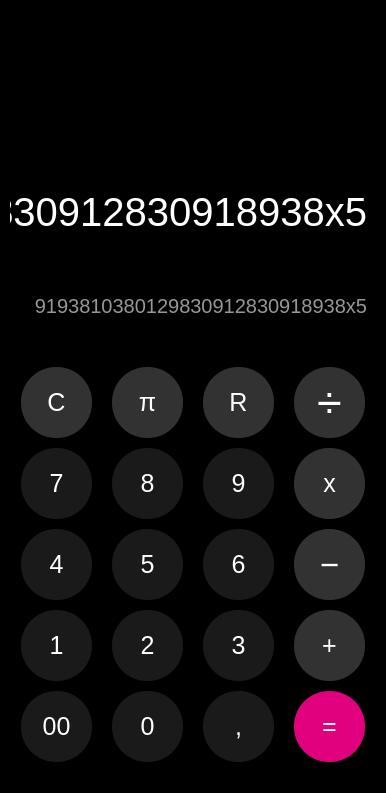
<?xml version="1.0" encoding="UTF-8"?>
<ui version="4.0">
 <class>MainWindow</class>
 <widget class="QMainWindow" name="MainWindow">
  <property name="geometry">
   <rect>
    <x>0</x>
    <y>0</y>
    <width>368</width>
    <height>793</height>
   </rect>
  </property>
  <property name="sizePolicy">
   <sizepolicy hsizetype="Minimum" vsizetype="Minimum">
    <horstretch>20</horstretch>
    <verstretch>20</verstretch>
   </sizepolicy>
  </property>
  <property name="windowTitle">
   <string>MainWindow</string>
  </property>
  <property name="layoutDirection">
   <enum>Qt::LeftToRight</enum>
  </property>
  <property name="autoFillBackground">
   <bool>false</bool>
  </property>
  <property name="styleSheet">
   <string notr="true">QWidget{
	background-color:black;
	color:white;
	
}
QPushButton{
	margin:2px;
	background-color:rgb(26,26,26);
	border-top-left-radius:35px;
	border-top-right-radius:35px;
	border-bottom-left-radius:35px;
	border-bottom-right-radius:35px;
	font-size:25px;
}
QPushButton:pressed{
	margin:10;
	border-top-left-radius:25px;
	border-top-right-radius:25px;
	border-bottom-left-radius:25px;
	border-bottom-right-radius:25px;
	font-size:22px;

}
</string>
  </property>
  <widget class="QWidget" name="centralwidget">
   <layout class="QVBoxLayout" name="verticalLayout">
    <item>
     <spacer name="verticalSpacer">
      <property name="orientation">
       <enum>Qt::Vertical</enum>
      </property>
      <property name="sizeType">
       <enum>QSizePolicy::Minimum</enum>
      </property>
      <property name="sizeHint" stdset="0">
       <size>
        <width>20</width>
        <height>150</height>
       </size>
      </property>
     </spacer>
    </item>
    <item>
     <widget class="QScrollArea" name="scrollArea_label_1">
      <property name="sizePolicy">
       <sizepolicy hsizetype="Minimum" vsizetype="Maximum">
        <horstretch>0</horstretch>
        <verstretch>0</verstretch>
       </sizepolicy>
      </property>
      <property name="maximumSize">
       <size>
        <width>368</width>
        <height>16777215</height>
       </size>
      </property>
      <property name="cursor" stdset="0">
       <cursorShape>ArrowCursor</cursorShape>
      </property>
      <property name="layoutDirection">
       <enum>Qt::RightToLeft</enum>
      </property>
      <property name="lineWidth">
       <number>2</number>
      </property>
      <property name="verticalScrollBarPolicy">
       <enum>Qt::ScrollBarAlwaysOff</enum>
      </property>
      <property name="horizontalScrollBarPolicy">
       <enum>Qt::ScrollBarAlwaysOff</enum>
      </property>
      <property name="sizeAdjustPolicy">
       <enum>QAbstractScrollArea::AdjustToContents</enum>
      </property>
      <property name="widgetResizable">
       <bool>true</bool>
      </property>
      <property name="alignment">
       <set>Qt::AlignCenter</set>
      </property>
      <widget class="QWidget" name="scrollAreaWidgetContents">
       <property name="geometry">
        <rect>
         <x>-377</x>
         <y>0</y>
         <width>719</width>
         <height>76</height>
        </rect>
       </property>
       <layout class="QVBoxLayout" name="verticalLayout_3">
        <item>
         <widget class="QLabel" name="label_1">
          <property name="sizePolicy">
           <sizepolicy hsizetype="Minimum" vsizetype="Minimum">
            <horstretch>0</horstretch>
            <verstretch>0</verstretch>
           </sizepolicy>
          </property>
          <property name="layoutDirection">
           <enum>Qt::RightToLeft</enum>
          </property>
          <property name="styleSheet">
           <string notr="true">font-size:40px
</string>
          </property>
          <property name="inputMethodHints">
           <set>Qt::ImhNone</set>
          </property>
          <property name="text">
           <string>9193810380129830912830918938x5</string>
          </property>
          <property name="alignment">
           <set>Qt::AlignRight|Qt::AlignTrailing|Qt::AlignVCenter</set>
          </property>
          <property name="textInteractionFlags">
           <set>Qt::LinksAccessibleByKeyboard|Qt::LinksAccessibleByMouse|Qt::TextBrowserInteraction|Qt::TextEditable|Qt::TextEditorInteraction|Qt::TextSelectableByKeyboard|Qt::TextSelectableByMouse</set>
          </property>
         </widget>
        </item>
       </layout>
      </widget>
     </widget>
    </item>
    <item>
     <widget class="QScrollArea" name="scrollArea_label_2">
      <property name="sizePolicy">
       <sizepolicy hsizetype="Minimum" vsizetype="Maximum">
        <horstretch>0</horstretch>
        <verstretch>0</verstretch>
       </sizepolicy>
      </property>
      <property name="maximumSize">
       <size>
        <width>368</width>
        <height>16777215</height>
       </size>
      </property>
      <property name="cursor" stdset="0">
       <cursorShape>ArrowCursor</cursorShape>
      </property>
      <property name="layoutDirection">
       <enum>Qt::RightToLeft</enum>
      </property>
      <property name="lineWidth">
       <number>2</number>
      </property>
      <property name="verticalScrollBarPolicy">
       <enum>Qt::ScrollBarAlwaysOff</enum>
      </property>
      <property name="horizontalScrollBarPolicy">
       <enum>Qt::ScrollBarAlwaysOff</enum>
      </property>
      <property name="sizeAdjustPolicy">
       <enum>QAbstractScrollArea::AdjustToContents</enum>
      </property>
      <property name="widgetResizable">
       <bool>true</bool>
      </property>
      <property name="alignment">
       <set>Qt::AlignCenter</set>
      </property>
      <widget class="QWidget" name="scrollAreaWidgetContents_2">
       <property name="geometry">
        <rect>
         <x>-24</x>
         <y>0</y>
         <width>366</width>
         <height>76</height>
        </rect>
       </property>
       <layout class="QVBoxLayout" name="verticalLayout_2">
        <item>
         <widget class="QLabel" name="label_2">
          <property name="sizePolicy">
           <sizepolicy hsizetype="Minimum" vsizetype="Minimum">
            <horstretch>0</horstretch>
            <verstretch>0</verstretch>
           </sizepolicy>
          </property>
          <property name="layoutDirection">
           <enum>Qt::RightToLeft</enum>
          </property>
          <property name="styleSheet">
           <string notr="true">font-size: 20px;
color:rgb(151,151,151)</string>
          </property>
          <property name="inputMethodHints">
           <set>Qt::ImhNone</set>
          </property>
          <property name="text">
           <string>9193810380129830912830918938x5</string>
          </property>
          <property name="alignment">
           <set>Qt::AlignRight|Qt::AlignTrailing|Qt::AlignVCenter</set>
          </property>
          <property name="textInteractionFlags">
           <set>Qt::LinksAccessibleByKeyboard|Qt::LinksAccessibleByMouse|Qt::TextBrowserInteraction|Qt::TextEditable|Qt::TextEditorInteraction|Qt::TextSelectableByKeyboard|Qt::TextSelectableByMouse</set>
          </property>
         </widget>
        </item>
       </layout>
      </widget>
     </widget>
    </item>
    <item>
     <layout class="QGridLayout" name="gridLayout">
      <item row="3" column="0">
       <widget class="QPushButton" name="pushButton_1">
        <property name="sizePolicy">
         <sizepolicy hsizetype="Fixed" vsizetype="Fixed">
          <horstretch>0</horstretch>
          <verstretch>0</verstretch>
         </sizepolicy>
        </property>
        <property name="minimumSize">
         <size>
          <width>75</width>
          <height>75</height>
         </size>
        </property>
        <property name="sizeIncrement">
         <size>
          <width>0</width>
          <height>0</height>
         </size>
        </property>
        <property name="font">
         <font>
          <pointsize>-1</pointsize>
         </font>
        </property>
        <property name="cursor">
         <cursorShape>PointingHandCursor</cursorShape>
        </property>
        <property name="autoFillBackground">
         <bool>false</bool>
        </property>
        <property name="text">
         <string>1</string>
        </property>
        <property name="flat">
         <bool>true</bool>
        </property>
       </widget>
      </item>
      <item row="2" column="1">
       <widget class="QPushButton" name="pushButton_5">
        <property name="sizePolicy">
         <sizepolicy hsizetype="Fixed" vsizetype="Fixed">
          <horstretch>0</horstretch>
          <verstretch>0</verstretch>
         </sizepolicy>
        </property>
        <property name="minimumSize">
         <size>
          <width>75</width>
          <height>75</height>
         </size>
        </property>
        <property name="sizeIncrement">
         <size>
          <width>0</width>
          <height>0</height>
         </size>
        </property>
        <property name="font">
         <font>
          <pointsize>-1</pointsize>
         </font>
        </property>
        <property name="cursor">
         <cursorShape>PointingHandCursor</cursorShape>
        </property>
        <property name="autoFillBackground">
         <bool>false</bool>
        </property>
        <property name="text">
         <string>5</string>
        </property>
        <property name="flat">
         <bool>true</bool>
        </property>
       </widget>
      </item>
      <item row="2" column="0">
       <widget class="QPushButton" name="pushButton_4">
        <property name="sizePolicy">
         <sizepolicy hsizetype="Fixed" vsizetype="Fixed">
          <horstretch>0</horstretch>
          <verstretch>0</verstretch>
         </sizepolicy>
        </property>
        <property name="minimumSize">
         <size>
          <width>75</width>
          <height>75</height>
         </size>
        </property>
        <property name="sizeIncrement">
         <size>
          <width>0</width>
          <height>0</height>
         </size>
        </property>
        <property name="font">
         <font>
          <pointsize>-1</pointsize>
         </font>
        </property>
        <property name="cursor">
         <cursorShape>PointingHandCursor</cursorShape>
        </property>
        <property name="autoFillBackground">
         <bool>false</bool>
        </property>
        <property name="text">
         <string>4</string>
        </property>
        <property name="flat">
         <bool>true</bool>
        </property>
       </widget>
      </item>
      <item row="0" column="0">
       <widget class="QPushButton" name="pushButton_clear">
        <property name="sizePolicy">
         <sizepolicy hsizetype="Fixed" vsizetype="Fixed">
          <horstretch>0</horstretch>
          <verstretch>0</verstretch>
         </sizepolicy>
        </property>
        <property name="minimumSize">
         <size>
          <width>75</width>
          <height>75</height>
         </size>
        </property>
        <property name="sizeIncrement">
         <size>
          <width>0</width>
          <height>0</height>
         </size>
        </property>
        <property name="font">
         <font>
          <pointsize>-1</pointsize>
         </font>
        </property>
        <property name="cursor">
         <cursorShape>PointingHandCursor</cursorShape>
        </property>
        <property name="autoFillBackground">
         <bool>false</bool>
        </property>
        <property name="styleSheet">
         <string notr="true">background-color:rgb(50,50,50);</string>
        </property>
        <property name="text">
         <string>C</string>
        </property>
        <property name="flat">
         <bool>true</bool>
        </property>
       </widget>
      </item>
      <item row="4" column="1">
       <widget class="QPushButton" name="pushButton_0">
        <property name="sizePolicy">
         <sizepolicy hsizetype="Fixed" vsizetype="Fixed">
          <horstretch>0</horstretch>
          <verstretch>0</verstretch>
         </sizepolicy>
        </property>
        <property name="minimumSize">
         <size>
          <width>75</width>
          <height>75</height>
         </size>
        </property>
        <property name="sizeIncrement">
         <size>
          <width>0</width>
          <height>0</height>
         </size>
        </property>
        <property name="font">
         <font>
          <pointsize>-1</pointsize>
         </font>
        </property>
        <property name="cursor">
         <cursorShape>PointingHandCursor</cursorShape>
        </property>
        <property name="autoFillBackground">
         <bool>false</bool>
        </property>
        <property name="text">
         <string>0</string>
        </property>
        <property name="flat">
         <bool>true</bool>
        </property>
       </widget>
      </item>
      <item row="0" column="2">
       <widget class="QPushButton" name="pushButton_backspace">
        <property name="sizePolicy">
         <sizepolicy hsizetype="Fixed" vsizetype="Fixed">
          <horstretch>0</horstretch>
          <verstretch>0</verstretch>
         </sizepolicy>
        </property>
        <property name="minimumSize">
         <size>
          <width>75</width>
          <height>75</height>
         </size>
        </property>
        <property name="sizeIncrement">
         <size>
          <width>0</width>
          <height>0</height>
         </size>
        </property>
        <property name="font">
         <font>
          <pointsize>-1</pointsize>
         </font>
        </property>
        <property name="cursor">
         <cursorShape>PointingHandCursor</cursorShape>
        </property>
        <property name="autoFillBackground">
         <bool>false</bool>
        </property>
        <property name="styleSheet">
         <string notr="true">background-color:rgb(50,50,50);</string>
        </property>
        <property name="text">
         <string>R</string>
        </property>
        <property name="flat">
         <bool>true</bool>
        </property>
       </widget>
      </item>
      <item row="2" column="2">
       <widget class="QPushButton" name="pushButton_6">
        <property name="sizePolicy">
         <sizepolicy hsizetype="Fixed" vsizetype="Fixed">
          <horstretch>0</horstretch>
          <verstretch>0</verstretch>
         </sizepolicy>
        </property>
        <property name="minimumSize">
         <size>
          <width>75</width>
          <height>75</height>
         </size>
        </property>
        <property name="sizeIncrement">
         <size>
          <width>0</width>
          <height>0</height>
         </size>
        </property>
        <property name="font">
         <font>
          <pointsize>-1</pointsize>
         </font>
        </property>
        <property name="cursor">
         <cursorShape>PointingHandCursor</cursorShape>
        </property>
        <property name="autoFillBackground">
         <bool>false</bool>
        </property>
        <property name="text">
         <string>6</string>
        </property>
        <property name="flat">
         <bool>true</bool>
        </property>
       </widget>
      </item>
      <item row="4" column="0">
       <widget class="QPushButton" name="pushButton_00">
        <property name="sizePolicy">
         <sizepolicy hsizetype="Fixed" vsizetype="Fixed">
          <horstretch>0</horstretch>
          <verstretch>0</verstretch>
         </sizepolicy>
        </property>
        <property name="minimumSize">
         <size>
          <width>75</width>
          <height>75</height>
         </size>
        </property>
        <property name="sizeIncrement">
         <size>
          <width>0</width>
          <height>0</height>
         </size>
        </property>
        <property name="font">
         <font>
          <pointsize>-1</pointsize>
         </font>
        </property>
        <property name="cursor">
         <cursorShape>PointingHandCursor</cursorShape>
        </property>
        <property name="autoFillBackground">
         <bool>false</bool>
        </property>
        <property name="text">
         <string>00</string>
        </property>
        <property name="flat">
         <bool>true</bool>
        </property>
       </widget>
      </item>
      <item row="3" column="1">
       <widget class="QPushButton" name="pushButton_2">
        <property name="sizePolicy">
         <sizepolicy hsizetype="Fixed" vsizetype="Fixed">
          <horstretch>0</horstretch>
          <verstretch>0</verstretch>
         </sizepolicy>
        </property>
        <property name="minimumSize">
         <size>
          <width>75</width>
          <height>75</height>
         </size>
        </property>
        <property name="sizeIncrement">
         <size>
          <width>0</width>
          <height>0</height>
         </size>
        </property>
        <property name="font">
         <font>
          <pointsize>-1</pointsize>
         </font>
        </property>
        <property name="cursor">
         <cursorShape>PointingHandCursor</cursorShape>
        </property>
        <property name="autoFillBackground">
         <bool>false</bool>
        </property>
        <property name="text">
         <string>2</string>
        </property>
        <property name="flat">
         <bool>true</bool>
        </property>
       </widget>
      </item>
      <item row="1" column="0">
       <widget class="QPushButton" name="pushButton_7">
        <property name="sizePolicy">
         <sizepolicy hsizetype="Fixed" vsizetype="Fixed">
          <horstretch>0</horstretch>
          <verstretch>0</verstretch>
         </sizepolicy>
        </property>
        <property name="minimumSize">
         <size>
          <width>75</width>
          <height>75</height>
         </size>
        </property>
        <property name="sizeIncrement">
         <size>
          <width>0</width>
          <height>0</height>
         </size>
        </property>
        <property name="font">
         <font>
          <pointsize>-1</pointsize>
         </font>
        </property>
        <property name="cursor">
         <cursorShape>PointingHandCursor</cursorShape>
        </property>
        <property name="autoFillBackground">
         <bool>false</bool>
        </property>
        <property name="text">
         <string>7</string>
        </property>
        <property name="flat">
         <bool>true</bool>
        </property>
       </widget>
      </item>
      <item row="1" column="1">
       <widget class="QPushButton" name="pushButton_8">
        <property name="sizePolicy">
         <sizepolicy hsizetype="Fixed" vsizetype="Fixed">
          <horstretch>0</horstretch>
          <verstretch>0</verstretch>
         </sizepolicy>
        </property>
        <property name="minimumSize">
         <size>
          <width>75</width>
          <height>75</height>
         </size>
        </property>
        <property name="sizeIncrement">
         <size>
          <width>0</width>
          <height>0</height>
         </size>
        </property>
        <property name="font">
         <font>
          <pointsize>-1</pointsize>
         </font>
        </property>
        <property name="cursor">
         <cursorShape>PointingHandCursor</cursorShape>
        </property>
        <property name="autoFillBackground">
         <bool>false</bool>
        </property>
        <property name="text">
         <string>8</string>
        </property>
        <property name="flat">
         <bool>true</bool>
        </property>
       </widget>
      </item>
      <item row="3" column="2">
       <widget class="QPushButton" name="pushButton_3">
        <property name="sizePolicy">
         <sizepolicy hsizetype="Fixed" vsizetype="Fixed">
          <horstretch>0</horstretch>
          <verstretch>0</verstretch>
         </sizepolicy>
        </property>
        <property name="minimumSize">
         <size>
          <width>75</width>
          <height>75</height>
         </size>
        </property>
        <property name="sizeIncrement">
         <size>
          <width>0</width>
          <height>0</height>
         </size>
        </property>
        <property name="font">
         <font>
          <pointsize>-1</pointsize>
         </font>
        </property>
        <property name="cursor">
         <cursorShape>PointingHandCursor</cursorShape>
        </property>
        <property name="autoFillBackground">
         <bool>false</bool>
        </property>
        <property name="text">
         <string>3</string>
        </property>
        <property name="flat">
         <bool>true</bool>
        </property>
       </widget>
      </item>
      <item row="4" column="2">
       <widget class="QPushButton" name="pushButton_point">
        <property name="sizePolicy">
         <sizepolicy hsizetype="Fixed" vsizetype="Fixed">
          <horstretch>0</horstretch>
          <verstretch>0</verstretch>
         </sizepolicy>
        </property>
        <property name="minimumSize">
         <size>
          <width>75</width>
          <height>75</height>
         </size>
        </property>
        <property name="sizeIncrement">
         <size>
          <width>0</width>
          <height>0</height>
         </size>
        </property>
        <property name="font">
         <font>
          <pointsize>-1</pointsize>
         </font>
        </property>
        <property name="cursor">
         <cursorShape>PointingHandCursor</cursorShape>
        </property>
        <property name="autoFillBackground">
         <bool>false</bool>
        </property>
        <property name="text">
         <string>,</string>
        </property>
        <property name="flat">
         <bool>true</bool>
        </property>
       </widget>
      </item>
      <item row="1" column="2">
       <widget class="QPushButton" name="pushButton_9">
        <property name="sizePolicy">
         <sizepolicy hsizetype="Fixed" vsizetype="Fixed">
          <horstretch>0</horstretch>
          <verstretch>0</verstretch>
         </sizepolicy>
        </property>
        <property name="minimumSize">
         <size>
          <width>75</width>
          <height>75</height>
         </size>
        </property>
        <property name="sizeIncrement">
         <size>
          <width>0</width>
          <height>0</height>
         </size>
        </property>
        <property name="font">
         <font>
          <pointsize>-1</pointsize>
         </font>
        </property>
        <property name="cursor">
         <cursorShape>PointingHandCursor</cursorShape>
        </property>
        <property name="autoFillBackground">
         <bool>false</bool>
        </property>
        <property name="text">
         <string>9</string>
        </property>
        <property name="flat">
         <bool>true</bool>
        </property>
       </widget>
      </item>
      <item row="1" column="3">
       <widget class="QPushButton" name="pushButton_mul">
        <property name="sizePolicy">
         <sizepolicy hsizetype="Fixed" vsizetype="Fixed">
          <horstretch>0</horstretch>
          <verstretch>0</verstretch>
         </sizepolicy>
        </property>
        <property name="minimumSize">
         <size>
          <width>75</width>
          <height>75</height>
         </size>
        </property>
        <property name="sizeIncrement">
         <size>
          <width>0</width>
          <height>0</height>
         </size>
        </property>
        <property name="font">
         <font>
          <pointsize>-1</pointsize>
         </font>
        </property>
        <property name="cursor">
         <cursorShape>PointingHandCursor</cursorShape>
        </property>
        <property name="autoFillBackground">
         <bool>false</bool>
        </property>
        <property name="styleSheet">
         <string notr="true">background-color:rgb(50,50,50);</string>
        </property>
        <property name="text">
         <string>x</string>
        </property>
        <property name="flat">
         <bool>true</bool>
        </property>
       </widget>
      </item>
      <item row="0" column="3">
       <widget class="QPushButton" name="pushButton_div">
        <property name="sizePolicy">
         <sizepolicy hsizetype="Fixed" vsizetype="Fixed">
          <horstretch>0</horstretch>
          <verstretch>0</verstretch>
         </sizepolicy>
        </property>
        <property name="minimumSize">
         <size>
          <width>75</width>
          <height>75</height>
         </size>
        </property>
        <property name="sizeIncrement">
         <size>
          <width>0</width>
          <height>0</height>
         </size>
        </property>
        <property name="font">
         <font>
          <pointsize>-1</pointsize>
         </font>
        </property>
        <property name="cursor">
         <cursorShape>PointingHandCursor</cursorShape>
        </property>
        <property name="autoFillBackground">
         <bool>false</bool>
        </property>
        <property name="styleSheet">
         <string notr="true">font-size:45px;
background-color:rgb(50,50,50);</string>
        </property>
        <property name="text">
         <string>÷</string>
        </property>
        <property name="flat">
         <bool>true</bool>
        </property>
       </widget>
      </item>
      <item row="2" column="3">
       <widget class="QPushButton" name="pushButton_min">
        <property name="sizePolicy">
         <sizepolicy hsizetype="Fixed" vsizetype="Fixed">
          <horstretch>0</horstretch>
          <verstretch>0</verstretch>
         </sizepolicy>
        </property>
        <property name="minimumSize">
         <size>
          <width>75</width>
          <height>75</height>
         </size>
        </property>
        <property name="sizeIncrement">
         <size>
          <width>0</width>
          <height>0</height>
         </size>
        </property>
        <property name="font">
         <font>
          <pointsize>-1</pointsize>
         </font>
        </property>
        <property name="cursor">
         <cursorShape>PointingHandCursor</cursorShape>
        </property>
        <property name="contextMenuPolicy">
         <enum>Qt::DefaultContextMenu</enum>
        </property>
        <property name="autoFillBackground">
         <bool>false</bool>
        </property>
        <property name="styleSheet">
         <string notr="true">QPushButton{
	background-color:rgb(50,50,50);
	font-size:33px;
}
QPushButton:pressed{
	font-size:30px;

}</string>
        </property>
        <property name="text">
         <string>−</string>
        </property>
        <property name="flat">
         <bool>true</bool>
        </property>
       </widget>
      </item>
      <item row="3" column="3">
       <widget class="QPushButton" name="pushButton_plus">
        <property name="sizePolicy">
         <sizepolicy hsizetype="Preferred" vsizetype="Preferred">
          <horstretch>0</horstretch>
          <verstretch>0</verstretch>
         </sizepolicy>
        </property>
        <property name="minimumSize">
         <size>
          <width>75</width>
          <height>75</height>
         </size>
        </property>
        <property name="sizeIncrement">
         <size>
          <width>0</width>
          <height>0</height>
         </size>
        </property>
        <property name="font">
         <font>
          <pointsize>-1</pointsize>
         </font>
        </property>
        <property name="cursor">
         <cursorShape>PointingHandCursor</cursorShape>
        </property>
        <property name="autoFillBackground">
         <bool>false</bool>
        </property>
        <property name="styleSheet">
         <string notr="true">background-color:rgb(50,50,50);</string>
        </property>
        <property name="text">
         <string>+</string>
        </property>
        <property name="flat">
         <bool>true</bool>
        </property>
       </widget>
      </item>
      <item row="4" column="3">
       <widget class="QPushButton" name="pushButton_equal">
        <property name="sizePolicy">
         <sizepolicy hsizetype="Fixed" vsizetype="Fixed">
          <horstretch>0</horstretch>
          <verstretch>0</verstretch>
         </sizepolicy>
        </property>
        <property name="minimumSize">
         <size>
          <width>75</width>
          <height>75</height>
         </size>
        </property>
        <property name="sizeIncrement">
         <size>
          <width>0</width>
          <height>0</height>
         </size>
        </property>
        <property name="font">
         <font>
          <pointsize>-1</pointsize>
         </font>
        </property>
        <property name="cursor">
         <cursorShape>PointingHandCursor</cursorShape>
        </property>
        <property name="autoFillBackground">
         <bool>false</bool>
        </property>
        <property name="styleSheet">
         <string notr="true">background-color:rgb(225,0,126);</string>
        </property>
        <property name="text">
         <string>=</string>
        </property>
        <property name="flat">
         <bool>true</bool>
        </property>
       </widget>
      </item>
      <item row="0" column="1">
       <widget class="QPushButton" name="pushButton_pi">
        <property name="sizePolicy">
         <sizepolicy hsizetype="Fixed" vsizetype="Fixed">
          <horstretch>0</horstretch>
          <verstretch>0</verstretch>
         </sizepolicy>
        </property>
        <property name="minimumSize">
         <size>
          <width>75</width>
          <height>75</height>
         </size>
        </property>
        <property name="sizeIncrement">
         <size>
          <width>0</width>
          <height>0</height>
         </size>
        </property>
        <property name="font">
         <font>
          <pointsize>-1</pointsize>
         </font>
        </property>
        <property name="cursor">
         <cursorShape>PointingHandCursor</cursorShape>
        </property>
        <property name="autoFillBackground">
         <bool>false</bool>
        </property>
        <property name="styleSheet">
         <string notr="true">background-color:rgb(50,50,50);</string>
        </property>
        <property name="text">
         <string>π</string>
        </property>
        <property name="flat">
         <bool>true</bool>
        </property>
       </widget>
      </item>
     </layout>
    </item>
   </layout>
  </widget>
 </widget>
 <resources/>
 <connections/>
</ui>
